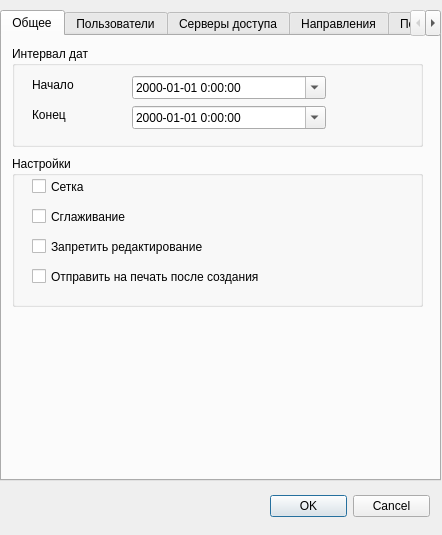
<ui version="4.0" >
 <class>Dialog</class>
 <widget class="QDialog" name="Dialog" >
  <property name="geometry" >
   <rect>
    <x>0</x>
    <y>0</y>
    <width>442</width>
    <height>535</height>
   </rect>
  </property>
  <property name="windowTitle" >
   <string>Настройки отчёта</string>
  </property>
  <widget class="QDialogButtonBox" name="buttonBox" >
   <property name="geometry" >
    <rect>
     <x>270</x>
     <y>490</y>
     <width>160</width>
     <height>32</height>
    </rect>
   </property>
   <property name="orientation" >
    <enum>Qt::Horizontal</enum>
   </property>
   <property name="standardButtons" >
    <set>QDialogButtonBox::Cancel|QDialogButtonBox::NoButton|QDialogButtonBox::Ok</set>
   </property>
  </widget>
  <widget class="QTabWidget" name="tabWidget" >
   <property name="geometry" >
    <rect>
     <x>0</x>
     <y>10</y>
     <width>441</width>
     <height>471</height>
    </rect>
   </property>
   <property name="tabPosition" >
    <enum>QTabWidget::North</enum>
   </property>
   <property name="tabShape" >
    <enum>QTabWidget::Rounded</enum>
   </property>
   <property name="currentIndex" >
    <number>0</number>
   </property>
   <widget class="QWidget" name="tab" >
    <attribute name="title" >
     <string>Общее</string>
    </attribute>
    <widget class="QGroupBox" name="intervals_groupBox" >
     <property name="geometry" >
      <rect>
       <x>10</x>
       <y>10</y>
       <width>411</width>
       <height>101</height>
      </rect>
     </property>
     <property name="title" >
      <string>Интервал дат</string>
     </property>
     <property name="flat" >
      <bool>false</bool>
     </property>
     <property name="checkable" >
      <bool>false</bool>
     </property>
     <property name="checked" >
      <bool>false</bool>
     </property>
     <widget class="QDateTimeEdit" name="date_end_dateTimeEdit" >
      <property name="geometry" >
       <rect>
        <x>120</x>
        <y>60</y>
        <width>194</width>
        <height>23</height>
       </rect>
      </property>
      <property name="displayFormat" >
       <string>yyyy-MM-dd H:mm:ss</string>
      </property>
      <property name="calendarPopup" >
       <bool>true</bool>
      </property>
     </widget>
     <widget class="QLabel" name="date_start_label" >
      <property name="geometry" >
       <rect>
        <x>20</x>
        <y>30</y>
        <width>91</width>
        <height>18</height>
       </rect>
      </property>
      <property name="text" >
       <string>Начало</string>
      </property>
     </widget>
     <widget class="QDateTimeEdit" name="daet_start_dateTimeEdit" >
      <property name="geometry" >
       <rect>
        <x>120</x>
        <y>30</y>
        <width>194</width>
        <height>23</height>
       </rect>
      </property>
      <property name="displayFormat" >
       <string>yyyy-MM-dd H:mm:ss</string>
      </property>
      <property name="calendarPopup" >
       <bool>true</bool>
      </property>
     </widget>
     <widget class="QLabel" name="date_end_label" >
      <property name="geometry" >
       <rect>
        <x>20</x>
        <y>60</y>
        <width>91</width>
        <height>18</height>
       </rect>
      </property>
      <property name="text" >
       <string>Конец</string>
      </property>
     </widget>
    </widget>
    <widget class="QGroupBox" name="settings_groupBox" >
     <property name="geometry" >
      <rect>
       <x>10</x>
       <y>120</y>
       <width>411</width>
       <height>151</height>
      </rect>
     </property>
     <property name="title" >
      <string>Настройки</string>
     </property>
     <widget class="QCheckBox" name="grid_checkBox" >
      <property name="geometry" >
       <rect>
        <x>20</x>
        <y>20</y>
        <width>191</width>
        <height>21</height>
       </rect>
      </property>
      <property name="text" >
       <string>Сетка</string>
      </property>
     </widget>
     <widget class="QCheckBox" name="antialiasing_checkBox" >
      <property name="geometry" >
       <rect>
        <x>20</x>
        <y>50</y>
        <width>191</width>
        <height>21</height>
       </rect>
      </property>
      <property name="text" >
       <string>Сглаживание</string>
      </property>
     </widget>
     <widget class="QCheckBox" name="read_only_checkBox" >
      <property name="geometry" >
       <rect>
        <x>20</x>
        <y>80</y>
        <width>191</width>
        <height>21</height>
       </rect>
      </property>
      <property name="text" >
       <string>Запретить редактирование</string>
      </property>
     </widget>
     <widget class="QCheckBox" name="send_to_printer_checkBox" >
      <property name="geometry" >
       <rect>
        <x>20</x>
        <y>110</y>
        <width>261</width>
        <height>21</height>
       </rect>
      </property>
      <property name="text" >
       <string>Отправить на печать после создания</string>
      </property>
     </widget>
    </widget>
   </widget>
   <widget class="QWidget" name="tab_2" >
    <attribute name="title" >
     <string>Пользователи</string>
    </attribute>
    <widget class="QListWidget" name="all_users_listWidget" >
     <property name="geometry" >
      <rect>
       <x>10</x>
       <y>30</y>
       <width>181</width>
       <height>401</height>
      </rect>
     </property>
    </widget>
    <widget class="QListWidget" name="selected_users_listWidget" >
     <property name="geometry" >
      <rect>
       <x>240</x>
       <y>30</y>
       <width>191</width>
       <height>401</height>
      </rect>
     </property>
    </widget>
    <widget class="QToolButton" name="add_user_toolButton" >
     <property name="geometry" >
      <rect>
       <x>200</x>
       <y>160</y>
       <width>27</width>
       <height>23</height>
      </rect>
     </property>
     <property name="text" >
      <string>></string>
     </property>
    </widget>
    <widget class="QToolButton" name="del_user_toolButton" >
     <property name="geometry" >
      <rect>
       <x>200</x>
       <y>200</y>
       <width>27</width>
       <height>23</height>
      </rect>
     </property>
     <property name="text" >
      <string>&lt;</string>
     </property>
    </widget>
    <widget class="QLabel" name="all_users_label" >
     <property name="geometry" >
      <rect>
       <x>10</x>
       <y>10</y>
       <width>171</width>
       <height>18</height>
      </rect>
     </property>
     <property name="text" >
      <string>Доступные пользователи</string>
     </property>
    </widget>
    <widget class="QLabel" name="selected_users_label" >
     <property name="geometry" >
      <rect>
       <x>240</x>
       <y>10</y>
       <width>191</width>
       <height>18</height>
      </rect>
     </property>
     <property name="text" >
      <string>Выбранные пользователи</string>
     </property>
    </widget>
   </widget>
   <widget class="QWidget" name="tab_3" >
    <attribute name="title" >
     <string>Серверы доступа</string>
    </attribute>
    <widget class="QListWidget" name="selected_servers_listWidget" >
     <property name="geometry" >
      <rect>
       <x>240</x>
       <y>30</y>
       <width>191</width>
       <height>401</height>
      </rect>
     </property>
    </widget>
    <widget class="QListWidget" name="all_servers_listWidget" >
     <property name="geometry" >
      <rect>
       <x>10</x>
       <y>30</y>
       <width>181</width>
       <height>401</height>
      </rect>
     </property>
    </widget>
    <widget class="QToolButton" name="del_server_toolButton" >
     <property name="geometry" >
      <rect>
       <x>200</x>
       <y>200</y>
       <width>27</width>
       <height>23</height>
      </rect>
     </property>
     <property name="text" >
      <string>&lt;</string>
     </property>
    </widget>
    <widget class="QToolButton" name="add_server_toolButton" >
     <property name="geometry" >
      <rect>
       <x>200</x>
       <y>160</y>
       <width>27</width>
       <height>23</height>
      </rect>
     </property>
     <property name="text" >
      <string>></string>
     </property>
    </widget>
    <widget class="QLabel" name="all_servers_label" >
     <property name="geometry" >
      <rect>
       <x>10</x>
       <y>10</y>
       <width>151</width>
       <height>18</height>
      </rect>
     </property>
     <property name="text" >
      <string>Доступные серверы</string>
     </property>
    </widget>
    <widget class="QLabel" name="selected_servers_label" >
     <property name="geometry" >
      <rect>
       <x>240</x>
       <y>10</y>
       <width>151</width>
       <height>18</height>
      </rect>
     </property>
     <property name="text" >
      <string>Выбранные серверы</string>
     </property>
    </widget>
   </widget>
   <widget class="QWidget" name="tab_5" >
    <attribute name="title" >
     <string>Направления</string>
    </attribute>
    <widget class="QLabel" name="all_classes_label" >
     <property name="geometry" >
      <rect>
       <x>10</x>
       <y>10</y>
       <width>151</width>
       <height>18</height>
      </rect>
     </property>
     <property name="text" >
      <string>Доступные направления</string>
     </property>
    </widget>
    <widget class="QListWidget" name="all_classes_listWidget" >
     <property name="geometry" >
      <rect>
       <x>10</x>
       <y>30</y>
       <width>181</width>
       <height>401</height>
      </rect>
     </property>
    </widget>
    <widget class="QToolButton" name="del_class_toolButton" >
     <property name="geometry" >
      <rect>
       <x>200</x>
       <y>200</y>
       <width>27</width>
       <height>23</height>
      </rect>
     </property>
     <property name="text" >
      <string>&lt;</string>
     </property>
    </widget>
    <widget class="QToolButton" name="add_class_toolButton" >
     <property name="geometry" >
      <rect>
       <x>200</x>
       <y>160</y>
       <width>27</width>
       <height>23</height>
      </rect>
     </property>
     <property name="text" >
      <string>></string>
     </property>
    </widget>
    <widget class="QLabel" name="selected_classes_label" >
     <property name="geometry" >
      <rect>
       <x>240</x>
       <y>10</y>
       <width>191</width>
       <height>18</height>
      </rect>
     </property>
     <property name="text" >
      <string>Выбранные направления</string>
     </property>
    </widget>
    <widget class="QListWidget" name="selected_classes_listWidget" >
     <property name="geometry" >
      <rect>
       <x>240</x>
       <y>30</y>
       <width>191</width>
       <height>401</height>
      </rect>
     </property>
    </widget>
   </widget>
   <widget class="QWidget" name="tab_4" >
    <attribute name="title" >
     <string>Порты</string>
    </attribute>
    <widget class="QGroupBox" name="ports_groupBox" >
     <property name="geometry" >
      <rect>
       <x>10</x>
       <y>10</y>
       <width>421</width>
       <height>361</height>
      </rect>
     </property>
     <property name="title" >
      <string>Выберите порты</string>
     </property>
     <widget class="QListWidget" name="ports_listWidget" >
      <property name="geometry" >
       <rect>
        <x>10</x>
        <y>20</y>
        <width>251</width>
        <height>331</height>
       </rect>
      </property>
     </widget>
     <widget class="QLabel" name="ports_description_label" >
      <property name="geometry" >
       <rect>
        <x>270</x>
        <y>20</y>
        <width>141</width>
        <height>331</height>
       </rect>
      </property>
      <property name="text" >
       <string>Отметьте флажками нужные порты</string>
      </property>
      <property name="alignment" >
       <set>Qt::AlignLeading|Qt::AlignLeft|Qt::AlignTop</set>
      </property>
      <property name="wordWrap" >
       <bool>true</bool>
      </property>
     </widget>
    </widget>
    <widget class="QLineEdit" name="extra_ports_lineEdit" >
     <property name="geometry" >
      <rect>
       <x>10</x>
       <y>400</y>
       <width>391</width>
       <height>23</height>
      </rect>
     </property>
    </widget>
    <widget class="QLabel" name="extra_ports_label" >
     <property name="geometry" >
      <rect>
       <x>10</x>
       <y>380</y>
       <width>287</width>
       <height>18</height>
      </rect>
     </property>
     <property name="text" >
      <string>Введите дополнительные порты через запятую:</string>
     </property>
    </widget>
   </widget>
  </widget>
 </widget>
 <resources/>
 <connections>
  <connection>
   <sender>buttonBox</sender>
   <signal>accepted()</signal>
   <receiver>Dialog</receiver>
   <slot>accept()</slot>
   <hints>
    <hint type="sourcelabel" >
     <x>248</x>
     <y>254</y>
    </hint>
    <hint type="destinationlabel" >
     <x>157</x>
     <y>274</y>
    </hint>
   </hints>
  </connection>
  <connection>
   <sender>buttonBox</sender>
   <signal>rejected()</signal>
   <receiver>Dialog</receiver>
   <slot>reject()</slot>
   <hints>
    <hint type="sourcelabel" >
     <x>316</x>
     <y>260</y>
    </hint>
    <hint type="destinationlabel" >
     <x>286</x>
     <y>274</y>
    </hint>
   </hints>
  </connection>
 </connections>
</ui>
